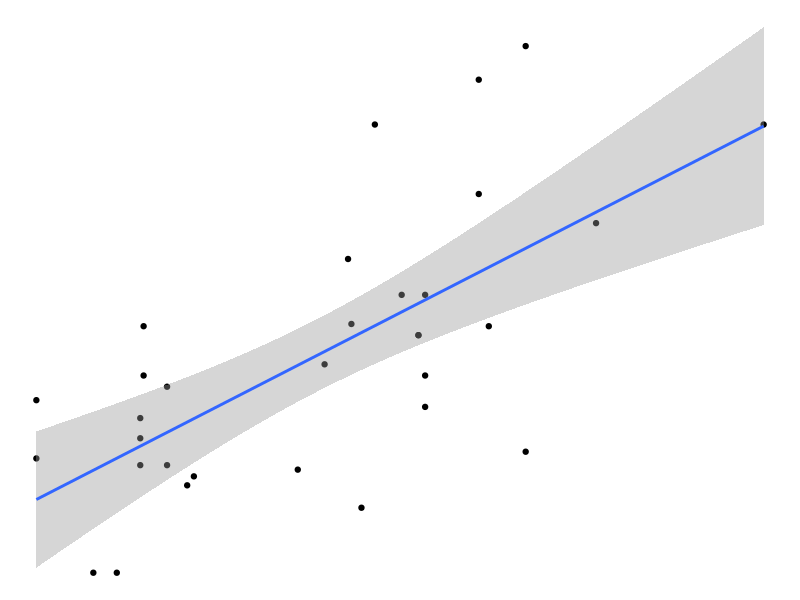

This figure's R source:
## ---- chunk 1
knitr::opts_chunk$set(echo = TRUE)
## ---- chunk 2
library("tidyverse")

mtcars %>% 
  ggplot(., aes(x = drat, y = mpg)) + 
    geom_point() + 
    geom_smooth(method = lm) + 
    theme_void()
